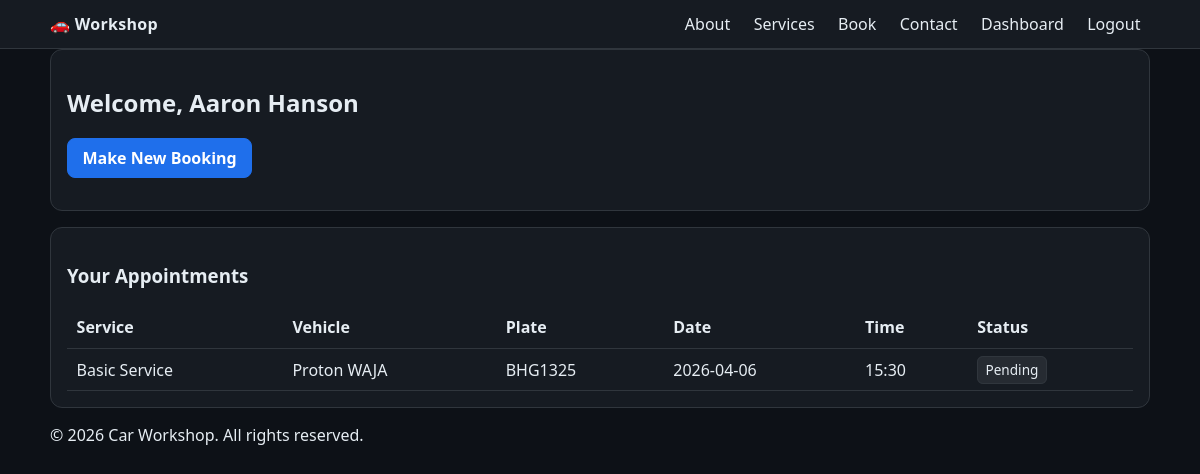
The app's page /public/dashboard.php (signed in) with its own data.
### tables this page shows
CREATE TABLE IF NOT EXISTS `appointments` (
  `id` int(10) UNSIGNED NOT NULL AUTO_INCREMENT,
  `user_id` int(10) UNSIGNED NOT NULL,
  `service_id` int(10) UNSIGNED NOT NULL,
  `vehicle_make` varchar(80) NOT NULL,
  `vehicle_model` varchar(80) NOT NULL,
  `plate_no` varchar(20) NOT NULL,
  `appointment_date` date NOT NULL,
  `appointment_time` time NOT NULL,
  `status` enum('pending','approved','completed','cancelled') NOT NULL DEFAULT 'pending',
  `notes` text DEFAULT NULL,
  `created_at` timestamp NOT NULL DEFAULT current_timestamp(),
  PRIMARY KEY (`id`),
  KEY `fk_appt_service` (`service_id`),
  KEY `idx_appt_date_time` (`appointment_date`,`appointment_time`),
  KEY `idx_appt_user` (`user_id`)
);

CREATE TABLE IF NOT EXISTS `services` (
  `id` int(10) UNSIGNED NOT NULL AUTO_INCREMENT,
  `name` varchar(120) NOT NULL,
  `price` decimal(10,2) NOT NULL DEFAULT 0.00,
  `duration_minutes` smallint(5) UNSIGNED NOT NULL DEFAULT 60,
  `active` tinyint(1) NOT NULL DEFAULT 1,
  PRIMARY KEY (`id`)
);

### public/dashboard.php (the view, shortened to what this page needs)
<?php
require_once __DIR__ . '/../helpers/auth.php';
$user = current_user();
$stmt = $pdo->prepare("SELECT a.id, s.name AS service_name, a.vehicle_make, a.vehicle_model, a.plate_no,
                              a.appointment_date, a.appointment_time, a.status
                       FROM appointments a
                       JOIN services s ON s.id = a.service_id
                       WHERE a.user_id = ?
                       ORDER BY a.appointment_date DESC, a.appointment_time DESC");
$stmt->execute([$user['id']]);
$appts = $stmt->fetchAll();
require_once __DIR__ . '/../partials/header.php';
require_once __DIR__ . '/../partials/nav.php';
?>
<div class="card">
  <h2>Welcome, <?= htmlspecialchars($user['full_name']) ?></h2>
  <p><a class="btn" href="/workshop-app/public/book.php">Make New Booking</a></p>
</div>
<div class="card">
  <h3>Your Appointments</h3>
  <?php if (!$appts): ?>
    <p>No appointments yet.</p>
  <?php else: ?>
  <table class="table">
    <thead>
      <tr>
        <th>Service</th><th>Vehicle</th><th>Plate</th><th>Date</th><th>Time</th><th>Status</th>
      </tr>
    </thead>
    <tbody>
      <?php foreach ($appts as $a): ?>
      <tr>
        <td><?= htmlspecialchars($a['service_name']) ?></td>
        <td><?= htmlspecialchars($a['vehicle_make'].' '.$a['vehicle_model']) ?></td>
        <td><?= htmlspecialchars($a['plate_no']) ?></td>
        <td><?= htmlspecialchars($a['appointment_date']) ?></td>
        <td><?= htmlspecialchars(substr($a['appointment_time'],0,5)) ?></td>
        <td><span class="badge <?= htmlspecialchars($a['status']) ?>"><?= htmlspecialchars(ucfirst($a['status'])) ?></span></td>
      </tr>
      <?php endforeach; ?>
    </tbody>
  </table>
  <?php endif; ?>
</div>
<?php require_once __DIR__ . '/../partials/footer.php'; ?>

### assets/css/style.css (style rules this page uses)
:root { --primary: #1f6feb; --primary-600: #1a5fd1; --bg: #0d1117; --panel: #161b22; --text: #e6edf3; --muted: #8b949e; --success: #2da44e; --danger: #f85149; }
* { box-sizing: border-box; }
html, body { margin: 0; padding: 0; background: var(--bg); color: var(--text); font-family: system-ui, -apple-system, Segoe UI, Roboto, Ubuntu, 'Open Sans', 'Noto Sans', sans-serif; }
a { color: var(--text); text-decoration: none; }
.btn, .btn-outline, button { display: inline-block; padding: .5rem .9rem; border-radius: 8px; border: 1px solid transparent; font-weight: 600; }
.btn { background: var(--primary); border-color: var(--primary); color: #fff; }
.card { background: var(--panel); border: 1px solid #30363d; border-radius: 12px; padding: 1rem; margin-bottom: 1rem; }
.table { width: 100%; border-collapse: collapse; }
.table th, .table td { border-bottom: 1px solid #30363d; padding: .6rem; text-align: left; }
.badge { padding: .2rem .45rem; border-radius: 6px; font-size: .85rem; border: 1px solid #30363d; }
.badge.pending { background: #8b949e22; }

### records on screen
appointments: service.name "Basic Service", vehicle_make+vehicle_model "Proton WAJA", plate_no "BHG1325", appointment_date "2026-04-06", appointment_time "15:30", status "Pending"

### other values on screen
$user['full_name'] "Aaron Hanson"
